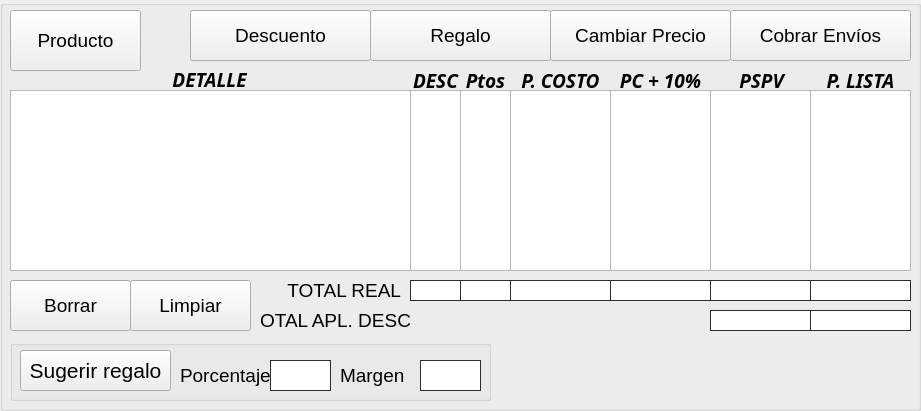
             <widget class="QGroupBox" name="groupBox_13">
              <property name="geometry">
               <rect>
                <x>10</x>
                <y>20</y>
                <width>921</width>
                <height>411</height>
               </rect>
              </property>
              <property name="title">
               <string/>
              </property>
              <widget class="QPushButton" name="push_Limpiar_2">
               <property name="geometry">
                <rect>
                 <x>130</x>
                 <y>280</y>
                 <width>121</width>
                 <height>51</height>
                </rect>
               </property>
               <property name="font">
                <font>
                 <family>MS Shell Dlg 2</family>
                 <pointsize>14</pointsize>
                 <weight>50</weight>
                 <italic>false</italic>
                 <bold>false</bold>
                </font>
               </property>
               <property name="text">
                <string>Limpiar</string>
               </property>
               <property name="icon">
                <iconset>
                 <normalon>../../../../Proyectos/Essen PySide2 - copia/icon/limpiararchivo2.png</normalon>
                </iconset>
               </property>
               <property name="iconSize">
                <size>
                 <width>40</width>
                 <height>40</height>
                </size>
               </property>
               <property name="autoDefault">
                <bool>false</bool>
               </property>
              </widget>
              <widget class="QLabel" name="label_33">
               <property name="geometry">
                <rect>
                 <x>260</x>
                 <y>310</y>
                 <width>151</width>
                 <height>20</height>
                </rect>
               </property>
               <property name="font">
                <font>
                 <family>MS Shell Dlg 2</family>
                 <pointsize>14</pointsize>
                 <weight>50</weight>
                 <italic>false</italic>
                 <bold>false</bold>
                </font>
               </property>
               <property name="text">
                <string>TOTAL APL. DESC</string>
               </property>
               <property name="alignment">
                <set>Qt::AlignRight|Qt::AlignTrailing|Qt::AlignVCenter</set>
               </property>
              </widget>
              <widget class="QLabel" name="label_34">
               <property name="geometry">
                <rect>
                 <x>260</x>
                 <y>280</y>
                 <width>141</width>
                 <height>20</height>
                </rect>
               </property>
               <property name="font">
                <font>
                 <family>MS Shell Dlg 2</family>
                 <pointsize>14</pointsize>
                 <weight>50</weight>
                 <italic>false</italic>
                 <bold>false</bold>
                </font>
               </property>
               <property name="text">
                <string>TOTAL REAL</string>
               </property>
               <property name="alignment">
                <set>Qt::AlignRight|Qt::AlignTrailing|Qt::AlignVCenter</set>
               </property>
              </widget>
              <widget class="QPushButton" name="push_Borrar">
               <property name="geometry">
                <rect>
                 <x>10</x>
                 <y>280</y>
                 <width>121</width>
                 <height>51</height>
                </rect>
               </property>
               <property name="font">
                <font>
                 <family>MS Shell Dlg 2</family>
                 <pointsize>14</pointsize>
                 <weight>50</weight>
                 <italic>false</italic>
                 <bold>false</bold>
                </font>
               </property>
               <property name="text">
                <string>Borrar</string>
               </property>
               <property name="icon">
                <iconset>
                 <normalon>../../../../Proyectos/Essen PySide2 - copia/icon/goma.png</normalon>
                </iconset>
               </property>
               <property name="iconSize">
                <size>
                 <width>40</width>
                 <height>40</height>
                </size>
               </property>
               <property name="autoDefault">
                <bool>false</bool>
               </property>
              </widget>
              <widget class="QListWidget" name="list_Pspv">
               <property name="geometry">
                <rect>
                 <x>710</x>
                 <y>90</y>
                 <width>101</width>
                 <height>181</height>
                </rect>
               </property>
               <property name="font">
                <font>
                 <family>Calibri</family>
                 <pointsize>14</pointsize>
                </font>
               </property>
               <property name="layoutDirection">
                <enum>Qt::RightToLeft</enum>
               </property>
              </widget>
              <widget class="QListWidget" name="list_Desc">
               <property name="geometry">
                <rect>
                 <x>410</x>
                 <y>90</y>
                 <width>51</width>
                 <height>181</height>
                </rect>
               </property>
               <property name="font">
                <font>
                 <family>Calibri</family>
                 <pointsize>14</pointsize>
                </font>
               </property>
               <property name="layoutDirection">
                <enum>Qt::RightToLeft</enum>
               </property>
              </widget>
              <widget class="QLabel" name="label_35">
               <property name="geometry">
                <rect>
                 <x>810</x>
                 <y>70</y>
                 <width>101</width>
                 <height>20</height>
                </rect>
               </property>
               <property name="font">
                <font>
                 <family>Candara</family>
                 <pointsize>14</pointsize>
                 <weight>75</weight>
                 <italic>true</italic>
                 <bold>true</bold>
                </font>
               </property>
               <property name="text">
                <string>P. LISTA</string>
               </property>
               <property name="alignment">
                <set>Qt::AlignCenter</set>
               </property>
              </widget>
              <widget class="QLabel" name="label_TCosto">
               <property name="geometry">
                <rect>
                 <x>510</x>
                 <y>280</y>
                 <width>101</width>
                 <height>21</height>
                </rect>
               </property>
               <property name="font">
                <font>
                 <family>Calibri</family>
                 <pointsize>14</pointsize>
                 <weight>75</weight>
                 <bold>true</bold>
                </font>
               </property>
               <property name="styleSheet">
                <string notr="true">border: 1px solid black;
background-color: rgb(255, 255, 255);
border-color: rgb(45, 45, 45);</string>
               </property>
               <property name="text">
                <string/>
               </property>
               <property name="alignment">
                <set>Qt::AlignCenter</set>
               </property>
              </widget>
              <widget class="QPushButton" name="push_Regalo">
               <property name="geometry">
                <rect>
                 <x>370</x>
                 <y>10</y>
                 <width>181</width>
                 <height>51</height>
                </rect>
               </property>
               <property name="font">
                <font>
                 <family>MS Shell Dlg 2</family>
                 <pointsize>14</pointsize>
                 <weight>50</weight>
                 <italic>false</italic>
                 <bold>false</bold>
                </font>
               </property>
               <property name="text">
                <string>Regalo</string>
               </property>
               <property name="icon">
                <iconset>
                 <normalon>../../../../Proyectos/Essen PySide2 - copia/icon/pngocean.com.png</normalon>
                </iconset>
               </property>
               <property name="iconSize">
                <size>
                 <width>40</width>
                 <height>40</height>
                </size>
               </property>
               <property name="autoDefault">
                <bool>false</bool>
               </property>
              </widget>
              <widget class="QLabel" name="label_36">
               <property name="geometry">
                <rect>
                 <x>610</x>
                 <y>70</y>
                 <width>101</width>
                 <height>20</height>
                </rect>
               </property>
               <property name="font">
                <font>
                 <family>Candara</family>
                 <pointsize>14</pointsize>
                 <weight>75</weight>
                 <italic>true</italic>
                 <bold>true</bold>
                </font>
               </property>
               <property name="text">
                <string>PC + 10%</string>
               </property>
               <property name="alignment">
                <set>Qt::AlignCenter</set>
               </property>
              </widget>
              <widget class="QListWidget" name="list_Detalle">
               <property name="geometry">
                <rect>
                 <x>10</x>
                 <y>90</y>
                 <width>401</width>
                 <height>181</height>
                </rect>
               </property>
               <property name="font">
                <font>
                 <family>Calibri</family>
                 <pointsize>14</pointsize>
                </font>
               </property>
              </widget>
              <widget class="QLabel" name="label_37">
               <property name="geometry">
                <rect>
                 <x>410</x>
                 <y>70</y>
                 <width>51</width>
                 <height>20</height>
                </rect>
               </property>
               <property name="font">
                <font>
                 <family>Candara</family>
                 <pointsize>14</pointsize>
                 <weight>75</weight>
                 <italic>true</italic>
                 <bold>true</bold>
                </font>
               </property>
               <property name="text">
                <string>DESC</string>
               </property>
               <property name="alignment">
                <set>Qt::AlignCenter</set>
               </property>
              </widget>
              <widget class="QLabel" name="label_38">
               <property name="geometry">
                <rect>
                 <x>716</x>
                 <y>70</y>
                 <width>91</width>
                 <height>20</height>
                </rect>
               </property>
               <property name="font">
                <font>
                 <family>Candara</family>
                 <pointsize>14</pointsize>
                 <weight>75</weight>
                 <italic>true</italic>
                 <bold>true</bold>
                </font>
               </property>
               <property name="text">
                <string>PSPV</string>
               </property>
               <property name="alignment">
                <set>Qt::AlignCenter</set>
               </property>
              </widget>
              <widget class="QListWidget" name="list_Lista">
               <property name="geometry">
                <rect>
                 <x>810</x>
                 <y>90</y>
                 <width>101</width>
                 <height>181</height>
                </rect>
               </property>
               <property name="font">
                <font>
                 <family>Calibri</family>
                 <pointsize>14</pointsize>
                </font>
               </property>
               <property name="layoutDirection">
                <enum>Qt::RightToLeft</enum>
               </property>
              </widget>
              <widget class="QListWidget" name="list_Costo10">
               <property name="geometry">
                <rect>
                 <x>610</x>
                 <y>90</y>
                 <width>101</width>
                 <height>181</height>
                </rect>
               </property>
               <property name="font">
                <font>
                 <family>Calibri</family>
                 <pointsize>14</pointsize>
                </font>
               </property>
               <property name="layoutDirection">
                <enum>Qt::RightToLeft</enum>
               </property>
              </widget>
              <widget class="QLabel" name="label_DPspv">
               <property name="geometry">
                <rect>
                 <x>710</x>
                 <y>310</y>
                 <width>101</width>
                 <height>21</height>
                </rect>
               </property>
               <property name="font">
                <font>
                 <family>Calibri</family>
                 <pointsize>14</pointsize>
                 <weight>75</weight>
                 <bold>true</bold>
                </font>
               </property>
               <property name="styleSheet">
                <string notr="true">border: 1px solid black;
background-color: rgb(255, 255, 255);
border-color: rgb(45, 45, 45);</string>
               </property>
               <property name="text">
                <string/>
               </property>
               <property name="alignment">
                <set>Qt::AlignCenter</set>
               </property>
              </widget>
              <widget class="QLabel" name="label_TCosto10">
               <property name="geometry">
                <rect>
                 <x>610</x>
                 <y>280</y>
                 <width>101</width>
                 <height>21</height>
                </rect>
               </property>
               <property name="font">
                <font>
                 <family>Calibri</family>
                 <pointsize>14</pointsize>
                 <weight>75</weight>
                 <bold>true</bold>
                </font>
               </property>
               <property name="styleSheet">
                <string notr="true">border: 1px solid black;
background-color: rgb(255, 255, 255);
border-color: rgb(45, 45, 45);</string>
               </property>
               <property name="text">
                <string/>
               </property>
               <property name="alignment">
                <set>Qt::AlignCenter</set>
               </property>
              </widget>
              <widget class="QLabel" name="label_TLista">
               <property name="geometry">
                <rect>
                 <x>810</x>
                 <y>280</y>
                 <width>101</width>
                 <height>21</height>
                </rect>
               </property>
               <property name="font">
                <font>
                 <family>Calibri</family>
                 <pointsize>14</pointsize>
                 <weight>75</weight>
                 <bold>true</bold>
                </font>
               </property>
               <property name="styleSheet">
                <string notr="true">border: 1px solid black;
background-color: rgb(255, 255, 255);
border-color: rgb(45, 45, 45);</string>
               </property>
               <property name="text">
                <string/>
               </property>
               <property name="alignment">
                <set>Qt::AlignCenter</set>
               </property>
              </widget>
              <widget class="QLabel" name="label_39">
               <property name="geometry">
                <rect>
                 <x>14</x>
                 <y>69</y>
                 <width>391</width>
                 <height>21</height>
                </rect>
               </property>
               <property name="font">
                <font>
                 <family>Candara</family>
                 <pointsize>14</pointsize>
                 <weight>75</weight>
                 <italic>true</italic>
                 <bold>true</bold>
                </font>
               </property>
               <property name="text">
                <string>DETALLE</string>
               </property>
               <property name="alignment">
                <set>Qt::AlignCenter</set>
               </property>
              </widget>
              <widget class="QLabel" name="label_TPspv">
               <property name="geometry">
                <rect>
                 <x>710</x>
                 <y>280</y>
                 <width>101</width>
                 <height>21</height>
                </rect>
               </property>
               <property name="font">
                <font>
                 <family>Calibri</family>
                 <pointsize>14</pointsize>
                 <weight>75</weight>
                 <bold>true</bold>
                </font>
               </property>
               <property name="styleSheet">
                <string notr="true">border: 1px solid black;
background-color: rgb(255, 255, 255);
border-color: rgb(45, 45, 45);</string>
               </property>
               <property name="text">
                <string/>
               </property>
               <property name="alignment">
                <set>Qt::AlignCenter</set>
               </property>
              </widget>
              <widget class="QLabel" name="label_TDesc">
               <property name="geometry">
                <rect>
                 <x>410</x>
                 <y>280</y>
                 <width>51</width>
                 <height>21</height>
                </rect>
               </property>
               <property name="font">
                <font>
                 <family>Calibri</family>
                 <pointsize>14</pointsize>
                 <weight>75</weight>
                 <bold>true</bold>
                </font>
               </property>
               <property name="styleSheet">
                <string notr="true">border: 1px solid black;
background-color: rgb(255, 255, 255);
border-color: rgb(45, 45, 45);</string>
               </property>
               <property name="text">
                <string/>
               </property>
               <property name="alignment">
                <set>Qt::AlignCenter</set>
               </property>
              </widget>
              <widget class="QPushButton" name="push_Cprecio">
               <property name="geometry">
                <rect>
                 <x>550</x>
                 <y>10</y>
                 <width>181</width>
                 <height>51</height>
                </rect>
               </property>
               <property name="font">
                <font>
                 <family>MS Shell Dlg 2</family>
                 <pointsize>14</pointsize>
                 <weight>50</weight>
                 <italic>false</italic>
                 <bold>false</bold>
                </font>
               </property>
               <property name="text">
                <string>Cambiar Precio</string>
               </property>
               <property name="icon">
                <iconset>
                 <normalon>../../../../Proyectos/Essen PySide2 - copia/icon/cambiar.png</normalon>
                </iconset>
               </property>
               <property name="iconSize">
                <size>
                 <width>40</width>
                 <height>40</height>
                </size>
               </property>
               <property name="autoDefault">
                <bool>false</bool>
               </property>
              </widget>
              <widget class="QListWidget" name="list_Costo">
               <property name="geometry">
                <rect>
                 <x>510</x>
                 <y>90</y>
                 <width>101</width>
                 <height>181</height>
                </rect>
               </property>
               <property name="font">
                <font>
                 <family>Calibri</family>
                 <pointsize>14</pointsize>
                </font>
               </property>
               <property name="layoutDirection">
                <enum>Qt::RightToLeft</enum>
               </property>
              </widget>
              <widget class="QLabel" name="label_40">
               <property name="geometry">
                <rect>
                 <x>510</x>
                 <y>70</y>
                 <width>101</width>
                 <height>20</height>
                </rect>
               </property>
               <property name="font">
                <font>
                 <family>Candara</family>
                 <pointsize>14</pointsize>
                 <weight>75</weight>
                 <italic>true</italic>
                 <bold>true</bold>
                </font>
               </property>
               <property name="text">
                <string>P. COSTO</string>
               </property>
               <property name="alignment">
                <set>Qt::AlignCenter</set>
               </property>
              </widget>
              <widget class="QPushButton" name="push_Descuento">
               <property name="geometry">
                <rect>
                 <x>190</x>
                 <y>10</y>
                 <width>181</width>
                 <height>51</height>
                </rect>
               </property>
               <property name="font">
                <font>
                 <family>MS Shell Dlg 2</family>
                 <pointsize>14</pointsize>
                 <weight>50</weight>
                 <italic>false</italic>
                 <bold>false</bold>
                </font>
               </property>
               <property name="text">
                <string>Descuento</string>
               </property>
               <property name="iconSize">
                <size>
                 <width>40</width>
                 <height>40</height>
                </size>
               </property>
               <property name="autoDefault">
                <bool>false</bool>
               </property>
              </widget>
              <widget class="QLabel" name="label_DLista">
               <property name="geometry">
                <rect>
                 <x>810</x>
                 <y>310</y>
                 <width>101</width>
                 <height>21</height>
                </rect>
               </property>
               <property name="font">
                <font>
                 <family>Calibri</family>
                 <pointsize>14</pointsize>
                 <weight>75</weight>
                 <bold>true</bold>
                </font>
               </property>
               <property name="styleSheet">
                <string notr="true">border: 1px solid black;
background-color: rgb(255, 255, 255);
border-color: rgb(45, 45, 45);</string>
               </property>
               <property name="text">
                <string/>
               </property>
               <property name="alignment">
                <set>Qt::AlignCenter</set>
               </property>
              </widget>
              <widget class="QPushButton" name="push_Bproduc">
               <property name="geometry">
                <rect>
                 <x>10</x>
                 <y>10</y>
                 <width>131</width>
                 <height>61</height>
                </rect>
               </property>
               <property name="font">
                <font>
                 <family>MS Shell Dlg 2</family>
                 <pointsize>14</pointsize>
                 <weight>50</weight>
                 <italic>false</italic>
                 <bold>false</bold>
                </font>
               </property>
               <property name="toolTip">
                <string>&lt;html&gt;&lt;head/&gt;&lt;body&gt;&lt;p align=&quot;center&quot;&gt;Buscar&lt;br/&gt;Producto&lt;/p&gt;&lt;/body&gt;&lt;/html&gt;</string>
               </property>
               <property name="whatsThis">
                <string>&lt;html&gt;&lt;head/&gt;&lt;body&gt;&lt;p align=&quot;center&quot;&gt;&lt;br/&gt;&lt;/p&gt;&lt;/body&gt;&lt;/html&gt;</string>
               </property>
               <property name="text">
                <string>Producto</string>
               </property>
               <property name="icon">
                <iconset>
                 <normalon>../../../../Proyectos/Essen PySide2 - copia/icon/buscarlupa.png</normalon>
                </iconset>
               </property>
               <property name="iconSize">
                <size>
                 <width>30</width>
                 <height>30</height>
                </size>
               </property>
               <property name="autoDefault">
                <bool>false</bool>
               </property>
              </widget>
              <widget class="QGroupBox" name="groupBox_14">
               <property name="geometry">
                <rect>
                 <x>10</x>
                 <y>340</y>
                 <width>481</width>
                 <height>61</height>
                </rect>
               </property>
               <property name="font">
                <font>
                 <pointsize>16</pointsize>
                </font>
               </property>
               <property name="title">
                <string/>
               </property>
               <widget class="QLabel" name="label_41">
                <property name="geometry">
                 <rect>
                  <x>170</x>
                  <y>20</y>
                  <width>101</width>
                  <height>31</height>
                 </rect>
                </property>
                <property name="font">
                 <font>
                  <family>MS Shell Dlg 2</family>
                  <pointsize>14</pointsize>
                  <weight>50</weight>
                  <italic>false</italic>
                  <bold>false</bold>
                 </font>
                </property>
                <property name="text">
                 <string>Porcentaje</string>
                </property>
               </widget>
               <widget class="QLabel" name="label_42">
                <property name="geometry">
                 <rect>
                  <x>330</x>
                  <y>20</y>
                  <width>71</width>
                  <height>31</height>
                 </rect>
                </property>
                <property name="font">
                 <font>
                  <family>MS Shell Dlg 2</family>
                  <pointsize>14</pointsize>
                  <weight>50</weight>
                  <italic>false</italic>
                  <bold>false</bold>
                 </font>
                </property>
                <property name="text">
                 <string>Margen</string>
                </property>
               </widget>
               <widget class="QLineEdit" name="line_PorcRegalo">
                <property name="geometry">
                 <rect>
                  <x>260</x>
                  <y>20</y>
                  <width>61</width>
                  <height>31</height>
                 </rect>
                </property>
                <property name="font">
                 <font>
                  <family>MS Shell Dlg 2</family>
                  <pointsize>12</pointsize>
                 </font>
                </property>
                <property name="styleSheet">
                 <string notr="true">border: 1px solid black;
background-color: rgb(255, 255, 255);
border-color: rgb(45, 45, 45);</string>
                </property>
                <property name="alignment">
                 <set>Qt::AlignCenter</set>
                </property>
               </widget>
               <widget class="QLineEdit" name="line_MargenRegalo">
                <property name="geometry">
                 <rect>
                  <x>410</x>
                  <y>20</y>
                  <width>61</width>
                  <height>31</height>
                 </rect>
                </property>
                <property name="font">
                 <font>
                  <family>MS Shell Dlg 2</family>
                  <pointsize>12</pointsize>
                 </font>
                </property>
                <property name="styleSheet">
                 <string notr="true">border: 1px solid black;
background-color: rgb(255, 255, 255);
border-color: rgb(45, 45, 45);</string>
                </property>
                <property name="alignment">
                 <set>Qt::AlignCenter</set>
                </property>
               </widget>
               <widget class="QPushButton" name="push_Sugerir">
                <property name="geometry">
                 <rect>
                  <x>10</x>
                  <y>10</y>
                  <width>151</width>
                  <height>41</height>
                 </rect>
                </property>
                <property name="font">
                 <font>
                  <family>MS Shell Dlg 2</family>
                  <pointsize>16</pointsize>
                 </font>
                </property>
                <property name="text">
                 <string>Sugerir regalo</string>
                </property>
                <property name="autoDefault">
                 <bool>false</bool>
                </property>
               </widget>
              </widget>
              <widget class="QLabel" name="label_43">
               <property name="geometry">
                <rect>
                 <x>460</x>
                 <y>70</y>
                 <width>51</width>
                 <height>20</height>
                </rect>
               </property>
               <property name="font">
                <font>
                 <family>Candara</family>
                 <pointsize>14</pointsize>
                 <weight>75</weight>
                 <italic>true</italic>
                 <bold>true</bold>
                </font>
               </property>
               <property name="text">
                <string>Ptos</string>
               </property>
               <property name="alignment">
                <set>Qt::AlignCenter</set>
               </property>
              </widget>
              <widget class="QListWidget" name="list_Puntos">
               <property name="geometry">
                <rect>
                 <x>460</x>
                 <y>90</y>
                 <width>51</width>
                 <height>181</height>
                </rect>
               </property>
               <property name="font">
                <font>
                 <family>Calibri</family>
                 <pointsize>14</pointsize>
                </font>
               </property>
               <property name="layoutDirection">
                <enum>Qt::RightToLeft</enum>
               </property>
              </widget>
              <widget class="QLabel" name="label_TPuntos">
               <property name="geometry">
                <rect>
                 <x>460</x>
                 <y>280</y>
                 <width>51</width>
                 <height>21</height>
                </rect>
               </property>
               <property name="font">
                <font>
                 <family>Calibri</family>
                 <pointsize>14</pointsize>
                 <weight>75</weight>
                 <bold>true</bold>
                </font>
               </property>
               <property name="styleSheet">
                <string notr="true">border: 1px solid black;
background-color: rgb(255, 255, 255);
border-color: rgb(45, 45, 45);</string>
               </property>
               <property name="text">
                <string/>
               </property>
               <property name="alignment">
                <set>Qt::AlignCenter</set>
               </property>
              </widget>
              <widget class="QPushButton" name="push_Agregar_Envio">
               <property name="geometry">
                <rect>
                 <x>730</x>
                 <y>10</y>
                 <width>181</width>
                 <height>51</height>
                </rect>
               </property>
               <property name="font">
                <font>
                 <family>MS Shell Dlg 2</family>
                 <pointsize>14</pointsize>
                 <weight>50</weight>
                 <italic>false</italic>
                 <bold>false</bold>
                </font>
               </property>
               <property name="text">
                <string>Cobrar Envíos</string>
               </property>
               <property name="icon">
                <iconset>
                 <normalon>../../../../Proyectos/Essen PySide2 - copia/icon/camioncito.png</normalon>
                </iconset>
               </property>
               <property name="iconSize">
                <size>
                 <width>40</width>
                 <height>40</height>
                </size>
               </property>
               <property name="autoDefault">
                <bool>false</bool>
               </property>
              </widget>
             </widget>
